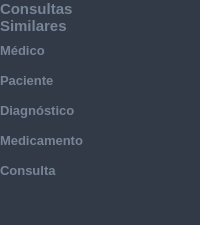
     <widget class="QWidget" name="widget" native="true">
      <property name="styleSheet">
       <string notr="true">background-color: #313a46;</string>
      </property>
      <layout class="QGridLayout" name="gridLayout_2">
       <property name="leftMargin">
        <number>0</number>
       </property>
       <property name="topMargin">
        <number>0</number>
       </property>
       <property name="rightMargin">
        <number>0</number>
       </property>
       <property name="bottomMargin">
        <number>0</number>
       </property>
       <property name="spacing">
        <number>0</number>
       </property>
       <item row="2" column="0">
        <spacer name="verticalSpacer_3">
         <property name="orientation">
          <enum>Qt::Vertical</enum>
         </property>
         <property name="sizeHint" stdset="0">
          <size>
           <width>20</width>
           <height>40</height>
          </size>
         </property>
        </spacer>
       </item>
       <item row="1" column="0">
        <layout class="QVBoxLayout" name="verticalLayout_2">
         <item>
          <widget class="QPushButton" name="doctorButton">
           <property name="minimumSize">
            <size>
             <width>0</width>
             <height>30</height>
            </size>
           </property>
           <property name="font">
            <font>
             <family>Arial</family>
             <pointsize>10</pointsize>
             <bold>true</bold>
            </font>
           </property>
           <property name="styleSheet">
            <string notr="true">QPushButton {
    border: none;
	border-radius: 3px;
	text-align: left;
	pading 8px 0 8px 15px;
	color: rgb(120, 133, 150);
}

QPushButton:hover {
    background-color: rgba(86, 101, 115, 0.5);
}

QPushButton:checked {
	color: #fff;
}</string>
           </property>
           <property name="text">
            <string>Médico</string>
           </property>
           <property name="icon">
            <iconset resource="icons.qrc">
             <normaloff>:/icons/Icons/off-doctor-svgrepo-com.svg</normaloff>
             <normalon>:/icons/Icons/doctor-svgrepo-com.svg</normalon>:/icons/Icons/off-doctor-svgrepo-com.svg</iconset>
           </property>
           <property name="iconSize">
            <size>
             <width>25</width>
             <height>25</height>
            </size>
           </property>
           <property name="checkable">
            <bool>true</bool>
           </property>
           <property name="autoExclusive">
            <bool>true</bool>
           </property>
          </widget>
         </item>
         <item>
          <widget class="QPushButton" name="patientButton">
           <property name="minimumSize">
            <size>
             <width>0</width>
             <height>30</height>
            </size>
           </property>
           <property name="font">
            <font>
             <family>Arial</family>
             <pointsize>10</pointsize>
             <bold>true</bold>
            </font>
           </property>
           <property name="styleSheet">
            <string notr="true">QPushButton {
    border: none;
	border-radius: 3px;
	text-align: left;
	pading 8px 0 8px 15px;
	color: rgb(120, 133, 150);
}

QPushButton:hover {
    background-color: rgba(86, 101, 115, 0.5);
}

QPushButton:checked {
	color: #fff;
}</string>
           </property>
           <property name="text">
            <string>Paciente</string>
           </property>
           <property name="icon">
            <iconset resource="icons.qrc">
             <normaloff>:/icons/Icons/off-users-user-svgrepo-com.svg</normaloff>
             <normalon>:/icons/Icons/users-user-svgrepo-com.svg</normalon>:/icons/Icons/off-users-user-svgrepo-com.svg</iconset>
           </property>
           <property name="iconSize">
            <size>
             <width>25</width>
             <height>25</height>
            </size>
           </property>
           <property name="checkable">
            <bool>true</bool>
           </property>
           <property name="autoExclusive">
            <bool>true</bool>
           </property>
          </widget>
         </item>
         <item>
          <widget class="QPushButton" name="diagnosisButton">
           <property name="minimumSize">
            <size>
             <width>0</width>
             <height>30</height>
            </size>
           </property>
           <property name="font">
            <font>
             <family>Arial</family>
             <pointsize>10</pointsize>
             <bold>true</bold>
            </font>
           </property>
           <property name="styleSheet">
            <string notr="true">QPushButton {
    border: none;
	border-radius: 3px;
	text-align: left;
	pading 8px 0 8px 15px;
	color: rgb(120, 133, 150);
}

QPushButton:hover {
    background-color: rgba(86, 101, 115, 0.5);
}

QPushButton:checked {
	color: #fff;
}</string>
           </property>
           <property name="text">
            <string>Diagnóstico</string>
           </property>
           <property name="icon">
            <iconset resource="icons.qrc">
             <normaloff>:/icons/Icons/off-medical-receipt-svgrepo-com.svg</normaloff>
             <normalon>:/icons/Icons/medical-receipt-svgrepo-com.svg</normalon>:/icons/Icons/off-medical-receipt-svgrepo-com.svg</iconset>
           </property>
           <property name="iconSize">
            <size>
             <width>25</width>
             <height>25</height>
            </size>
           </property>
           <property name="checkable">
            <bool>true</bool>
           </property>
           <property name="autoExclusive">
            <bool>true</bool>
           </property>
          </widget>
         </item>
         <item>
          <widget class="QPushButton" name="medicineButton">
           <property name="minimumSize">
            <size>
             <width>0</width>
             <height>30</height>
            </size>
           </property>
           <property name="font">
            <font>
             <family>Arial</family>
             <pointsize>10</pointsize>
             <bold>true</bold>
            </font>
           </property>
           <property name="styleSheet">
            <string notr="true">QPushButton {
    border: none;
	border-radius: 3px;
	text-align: left;
	pading 8px 0 8px 15px;
	color: rgb(120, 133, 150);
}

QPushButton:hover {
    background-color: rgba(86, 101, 115, 0.5);
}

QPushButton:checked {
	color: #fff;
}</string>
           </property>
           <property name="text">
            <string>Medicamento</string>
           </property>
           <property name="icon">
            <iconset resource="icons.qrc">
             <normaloff>:/icons/Icons/off-medicine-svgrepo-com.svg</normaloff>
             <normalon>:/icons/Icons/medicine-svgrepo-com.svg</normalon>:/icons/Icons/off-medicine-svgrepo-com.svg</iconset>
           </property>
           <property name="iconSize">
            <size>
             <width>25</width>
             <height>25</height>
            </size>
           </property>
           <property name="checkable">
            <bool>true</bool>
           </property>
           <property name="autoExclusive">
            <bool>true</bool>
           </property>
          </widget>
         </item>
         <item>
          <widget class="QPushButton" name="consultationButton">
           <property name="minimumSize">
            <size>
             <width>0</width>
             <height>30</height>
            </size>
           </property>
           <property name="font">
            <font>
             <family>Arial</family>
             <pointsize>10</pointsize>
             <bold>true</bold>
            </font>
           </property>
           <property name="styleSheet">
            <string notr="true">QPushButton {
    border: none;
	border-radius: 3px;
	text-align: left;
	pading 8px 0 8px 15px;
	color: rgb(120, 133, 150);
}

QPushButton:hover {
    background-color: rgba(86, 101, 115, 0.5);
}

QPushButton:checked {
	color: #fff;
}</string>
           </property>
           <property name="text">
            <string>Consulta</string>
           </property>
           <property name="icon">
            <iconset resource="icons.qrc">
             <normaloff>:/icons/Icons/off-electrocardiogram-svgrepo-com.svg</normaloff>
             <normalon>:/icons/Icons/electrocardiogram-svgrepo-com.svg</normalon>:/icons/Icons/off-electrocardiogram-svgrepo-com.svg</iconset>
           </property>
           <property name="iconSize">
            <size>
             <width>25</width>
             <height>25</height>
            </size>
           </property>
           <property name="checkable">
            <bool>true</bool>
           </property>
           <property name="autoExclusive">
            <bool>true</bool>
           </property>
          </widget>
         </item>
        </layout>
       </item>
       <item row="0" column="0">
        <widget class="QPushButton" name="menuButton">
         <property name="minimumSize">
          <size>
           <width>140</width>
           <height>0</height>
          </size>
         </property>
         <property name="font">
          <font>
           <family>Arial</family>
           <pointsize>11</pointsize>
           <bold>true</bold>
          </font>
         </property>
         <property name="styleSheet">
          <string notr="true">QPushButton {
    border: none;
	border-radius: 3px;
	text-align: left;
	pading 8px 0 8px 15px;
	color: rgb(120, 133, 150);
}

QPushButton:hover {
    background-color: rgba(86, 101, 115, 0.5);
	color: #ffffff;
}</string>
         </property>
         <property name="text">
          <string>Consultas
Similares</string>
         </property>
         <property name="icon">
          <iconset resource="icons.qrc">
           <normaloff>:/icons/Icons/dr-simi-farmacias-similares-logo-svg-vector.svg</normaloff>:/icons/Icons/dr-simi-farmacias-similares-logo-svg-vector.svg</iconset>
         </property>
         <property name="iconSize">
          <size>
           <width>60</width>
           <height>60</height>
          </size>
         </property>
         <property name="checkable">
          <bool>true</bool>
         </property>
         <property name="checked">
          <bool>true</bool>
         </property>
         <property name="autoExclusive">
          <bool>false</bool>
         </property>
         <attribute name="buttonGroup">
          <string notr="true">buttonGroup</string>
         </attribute>
        </widget>
       </item>
      </layout>
     </widget>
